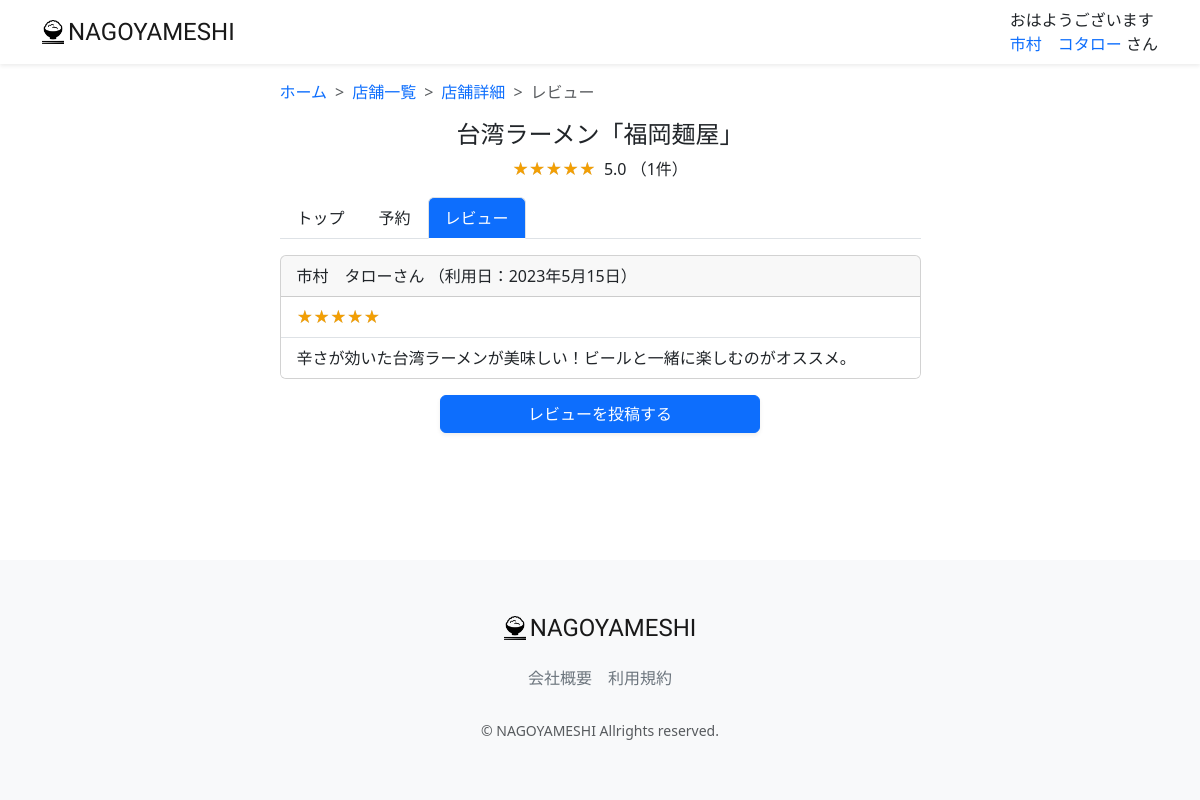
Page /review-list/691/ (signed in) on the committed database.
### accounts/models.py (models this page shows, shortened)
class CustomUser(AbstractUser):
    GENDER_TYPES = (
        ("男性","男性"),
        ("女性","女性"),
        ("未回答","未回答"),
    )
    user_name_kanji = models.CharField("名前" ,max_length=20, blank=False, null=False)
    user_name_kana = models.CharField("ふりがな" ,max_length=50, blank=False, null=False)
    birthday = models.CharField("生年月日" , max_length=20, null=True, blank=True)
    gender = models.CharField("性別", max_length=50, choices=GENDER_TYPES, blank=True)
    job = models.ForeignKey(Job, on_delete=models.DO_NOTHING, blank=True, null=True)
    is_subscribed = models.BooleanField(default=False, verbose_name="有料会員")
    card_name = models.CharField(max_length=128, null=True, blank=True, verbose_name="カード名義")
    card_number = models.CharField(max_length=128, null=True, blank=True, verbose_name="カード番号")
    class Meta:
        verbose_name_plural = "CustomUser"

### restaurant/models.py (models this page shows, shortened)
class Restaurant(models.Model):
    name = models.CharField("店名",max_length=200, blank=False, null=False)
    description = models.CharField(verbose_name='説明', max_length=200, blank=True, null=True)
    postal_code_regex = RegexValidator(regex=r'^[0-9]+$', message = ("Postal Code must be entered in the format: '1234567'. Up to 7 digits allowed."))
    postal_code = models.CharField(validators=[postal_code_regex], max_length=7, verbose_name='郵便番号', blank=False, null=False)
    address = models.CharField("住所", max_length=200)
    tel_number_regex = RegexValidator(regex=r'^[0-9]+$', message = ("Tel Number must be entered in the format: '09012345678'. Up to 15 digits allowed."))
    tel_number = models.CharField(validators=[tel_number_regex], max_length=15, verbose_name='電話番号', blank=False, null=False)
    e_mail = models.EmailField("E-Mail", blank=True, null=True)
    url = models.URLField("店舗URL", blank=True, null=True)
    price_max = models.PositiveIntegerField("予算上限", blank=True, null=True)
    price_min = models.PositiveIntegerField("予算下限", blank=True, null=True)
    rate = models.FloatField(verbose_name="レート", default=0.0)
    min_varidator = MinValueValidator(0)
    max_varidator = MaxValueValidator(1000)
    seats_number = models.IntegerField("席数", blank=True, null=True, validators=[min_varidator, max_varidator])
    close_day_of_week = models.CharField("定休日", max_length=50, blank=True, null=True)
    category = models.ForeignKey(Category, on_delete=models.DO_NOTHING, blank=True, null=True)
    photo = models.ImageField(verbose_name='写真', blank=True, null=True)
    created_at = models.DateTimeField("登録日", auto_now_add=True)
    updated_at = models.DateTimeField("更新日", auto_now_add=True)
    deleted_at = models.DateTimeField("削除日", auto_now_add=True)
    class Meta:
        verbose_name_plural = "Restaurant"
        constraints = [
            models.UniqueConstraint(fields=['name', 'postal_code'], name='unique_restaurant')
        ]

class Review(models.Model):
    RATES =(
        (1, "1"),
        (2, "2"),
        (3, "3"),
        (4, "4"),
        (5, "5"),
    )
    restaurant = models.ForeignKey(Restaurant, verbose_name="店名", on_delete=models.PROTECT)
    user = models.ForeignKey(CustomUser, verbose_name="会員氏名", on_delete=models.PROTECT)
    rate = models.PositiveIntegerField("評価", default=5, choices=RATES)
    comment = models.TextField("コメント", blank=True, null=True)
    visited_at = models.DateField("利用日", auto_now_add=False)
    created_at = models.DateTimeField("登録日", auto_now_add=True)
    updated_at = models.DateTimeField("更新日", auto_now_add=True)
    deleted_at = models.DateTimeField("削除日", auto_now_add=True)
    class Meta:
        verbose_name_plural = "Review"
        constraints = [
            models.UniqueConstraint(fields=['restaurant', 'user', 'visited_at'], name='unique_review')
        ]

### restaurant/views.py (the view)
# urls.py: path('review-list/<int:pk>/', views.ReviewListView.as_view(), name="review_list"),
class ReviewListView(generic.ListView):
    template_name = "review/review_list.html"
    model = models.Review
    restaurant_id = None
    ordering = ['-created_at']
    paginate_by = 5
    def get_queryset(self):
        restaurant_id = self.kwargs['pk']
        queryset = super(ReviewListView, self).get_queryset().order_by('-rate')
        return queryset.filter(restaurant=restaurant_id)
    def get_context_data(self, **kwargs):
        pk = self.kwargs['pk']
        context = super(ReviewListView, self).get_context_data(**kwargs)
        restaurant = models.Restaurant.objects.filter(id=pk).first()
        is_posted = models.Review.objects.filter(user=self.request.user).filter(restaurant=restaurant).exists()
        average_rate = models.Review.objects.filter(restaurant=restaurant).aggregate(Avg('rate'))
        average_rate = average_rate['rate__avg'] if average_rate['rate__avg'] is not None else 0
        average_rate = round(average_rate, 2)
        if average_rate % 1 == 0:
            average_rate_star = int(average_rate)
        else:
            average_rate_star = round(average_rate * 2) / 2
        rate_count = models.Review.objects.filter(restaurant=restaurant).count()
        context.update({
            'restaurant': restaurant,
            'is_posted': is_posted,
            'average_rate': average_rate,
            'average_rate_star': average_rate_star,
            'rate_count': rate_count
        })
        return context

### restaurant/templatetags/custom_tag.py (called while the page is built)
@register.filter
def honor(val):
    return 'さん'

@register.filter
def greet(val):
    greeting = 'ようこそ'
    now = datetime.datetime.now()
    if now.hour <= 8:
        greeting = 'おはようございます'
    elif now.hour <= 18:
        greeting = 'こんにちは'
    else:
        greeting = 'こんばんは'
    return f'{greeting}'

### restaurant/templates/review/review_list.html (shortened to what this page needs)
{% extends "layout/base.html" %}
{% load static %}
{% load custom_tag %}
{% block content %}
<main>
    <div class="container nagoyameshi-container pb-5">
        <div class="row justify-content-center">
            <div class="col-xxl-6 col-xl-7 col-lg-8 col-md-10">
                <nav class="my-3" style="--bs-breadcrumb-divider: '>';" aria-label="breadcrumb">
                    <ol class="breadcrumb mb-0">
                        <li class="breadcrumb-item">
                            <a href="{% url 'top_page'%}">
                                ホーム
                            </a>
                        </li>
                        <li class="breadcrumb-item">
                            <a href="{% url 'restaurant_list'%}?keyword=&button_type=keyword">
                                店舗一覧
                            </a>
                        </li>
                        <li class="breadcrumb-item">
                            <a href="{% url 'restaurant_detail' restaurant.id%}">
                                店舗詳細
                            </a>
                        </li>
                        <li class="breadcrumb-item active" aria-current="page">
                            レビュー
                        </li>
                    </ol>
                </nav>
                <h1 class="mb-2 text-center">{{ restaurant.name }}</h1>
                <p class="text-center">
                   <span class="star-rating me-1" data-rate="{{ average_rate_star }}"></span>
                    {{ average_rate }} （{{ rate_count }}件）
                </p>
                <ul class="nav nav-tabs mb-3">
                    <li class="nav-item">
                        <a class="nav-link link-dark" href="{% url 'restaurant_detail' restaurant.id %}">
                            トップ
                        </a>
                    </li>
                    <li class="nav-item">
                        <a class="nav-link link-dark" href="{% url 'reservation_create' restaurant.id %}">
                            予約
                        </a>
                    </li>
                    <li class="nav-item">
                        <a class="nav-link active bg-primary text-white" aria-current="page" href="{% url 'review_list' restaurant.id %}">
                            レビュー
                        </a>
                    </li>
                </ul>
                {% for review in object_list %}
                    <div class="card mb-3">
                        <div class="card-header d-flex justify-content-between">
                            <div>
                                {{ review.user.user_name_kanji}}{{ review.user.user_name_kanji|honor }}
                                （利用日：{{review.visited_at}}）
                            </div>
                        </div>
                        <ul class="list-group list-group-flush">
                            <li class="list-group-item">
                                <span class="star-rating" data-rate="{{review.rate }}"></span>
                            </li>
                            <li class="list-group-item">{{ review.comment }}</li>
                        </ul>
                    </div>
                {% endfor %}
                {% if not is_posted %}
                    <div class="text-center mt-3">
                        <a href="{% url 'review_create' restaurant.id %}" class="btn btn-primary text-white shadow-sm w-50">
                            レビューを投稿する
                        </a>
                    </div>
                {% endif %}
            </div>
        </div>
    </div>
</main>
{% endblock %}

### restaurant/templates/layout/base.html (shortened to what this page needs)
{% load static %}
{% load custom_tag %}
<!DOCTYPE html>
<html lang="ja">
    <head>
        <link href="https://cdn.jsdelivr.net/npm/bootstrap@5.3.3/dist/css/bootstrap.min.css" rel="stylesheet">
        <link href="{% static 'css/nagoyameshi.css' %}" rel="stylesheet">
    </head>
    <body>
        <div id="app" class="wrapper">
            <nav class="navbar navbar-expand-md navbar-light bg-white shadow-sm">
                <div class="container nagoyameshi-container">
                    <a class="navbar-brand app-name" href="{% url 'top_page' %}">
                    <div class="d-flex align-items-center">
                        <img class="nagoyameshi-logo me-1" src="{% static 'images/logo/logo.png' %}" alt="nagoyameshi">NAGOYAMESHI
                    </div>
                    </a>
                    <div class="collapse navbar-collapse" id="navbarSupportedContent">
                        <ul class="navbar-nav ms-auto">
                            {% if user.is_subscribed %}
                            <li class="nav-item dropdown">
                                {{user.user_name_kanji|greet}}
                                <br>
                                <a id="navbarDropdown" class="nav-linkdropdown-toggle" href="#" role="button" data-bs-toggle="dropdown" aria-haspopup="true" aria-expanded="false" v-pre>
                                    {{ user.user_name_kanji}}
                                </a>
                                {{user.user_name_kanji|honor}}
                                <div class="dropdown-menu dropdown-menu-end"aria-labelledby="navbarDropdown">
                                    <a class="dropdown-item"  href="{% url 'user_detail' user.id %}">会員情報</a>
                                    <a class="dropdown-item"  href="{% url 'reservation_list' %}">予約一覧</a>
                                    <a class="dropdown-item"  href="{% url 'favorite_list' %}">お気に入り一覧</a>
                                    {% comment %} <a class="dropdown-item"href="#">お支払い方法</a>  {% endcomment %}
                                    <a class="dropdown-item"  href="{% url 'subscribe_payment' %}">お支払い方法</a>
                                    {% comment %} <a class="dropdown-item"href="#">有料プラン解約</a> {% endcomment %}
                                    <a class="dropdown-item"  href="{% url 'subscribe_cancel' %}">有料プラン解約</a>
                                    <div class="dropdown-divider"></div>
                                    <a class="dropdown-item" href="{% url 'account_logout' %}">ログアウト</a>
                                </div>
                            </li>
                            {% else %}
                                {% if user.is_authenticated %}
                                <li class="nav-item dropdown">
                                    {{user.user_name_kanji|greet}}<br>
                                    <a id="navbarDropdown" class="nav-linkdropdown-toggle" href="#" role="button" data-bs-toggle="dropdown" aria-haspopup="true" aria-expanded="false" v-pre>
                                        {{ user.user_name_kanji }}
                                    </a>
                                    {{user.user_name_kanji|honor}}
                                </li>
                                {% endif %}
                            {% endif %}
                        </ul>
                    </div>
                </div>
            </nav>
            {% block content %}{% endblock %}
            <footer class="bg-light">
                <div class="d-flex justify-content-center footer-logo">
                    <a class="navbar-brand app-name" href="{% url 'top_page' %}">
                        <div class="d-flex align-items-center">
                            <img class="nagoyameshi-logo me-1" src="{% static 'images/logo/logo.png' %}" alt="nagoyameshi">
                               NAGOYAMESHI
                        </div>
                    </a>
                </div>
                <div class="d-flex justify-content-center footer-link">
                    <a href="{% url 'company_page' %}" class="link-secondary me-3">会社概要</a>
                    <a href="{% url 'terms_page' %}" class="link-secondary">利用規約</a>
                </div>
                <p class="text-center text-muted small mb-0">&copy; NAGOYAMESHI Allrights reserved.</p>
            </footer>
        </div>
    </body>
</html>

### static/css/nagoyameshi.css (style rules this page uses)
.wrapper { min-height: 100vh; position: relative; padding-bottom: 240px; box-sizing: border-box; }
.nagoyameshi-logo { height: 24px; }
.app-name { font-family: 'Carter One', cursive; font-size: 24px; color: #191919; }
footer { width: 100%; height: 240px; position: absolute; bottom: 0; padding: 50px 15px; }
.footer-logo { margin-bottom: 20px; }
.footer-link { margin-bottom: 30px; }
h1 { font-size: 1.5rem; }
a { text-decoration: none !important; }
.star-rating { position: relative; z-index: 0; display: inline-block; white-space: nowrap; color: #CCCCCC; }
.star-rating:before, .star-rating:after { content: '★★★★★'; }
.star-rating:after { position: absolute; z-index: 1; top: 0; left: 0; overflow: hidden; white-space: nowrap; color: #F29F05; }
.star-rating[data-rate="5"]:after { width: 100%; }

### rows in the picture
CustomUser: user_name_kanji|greet "おはようございます", user_name_kanji "市村 コタロー", user_name_kanji|honor "さん"
Restaurant: name "台湾ラーメン「福岡麺屋」"
Review: user.user_name_kanji "市村 タロー", user.user_name_kanji|honor "さん", visited_at "2023年5月15日", comment "辛さが効いた台湾ラーメンが美味しい！ビールと一緒に楽しむのがオススメ。"

### other values in the picture
{{ average_rate }} "5.0"
{{ rate_count }} "1"
